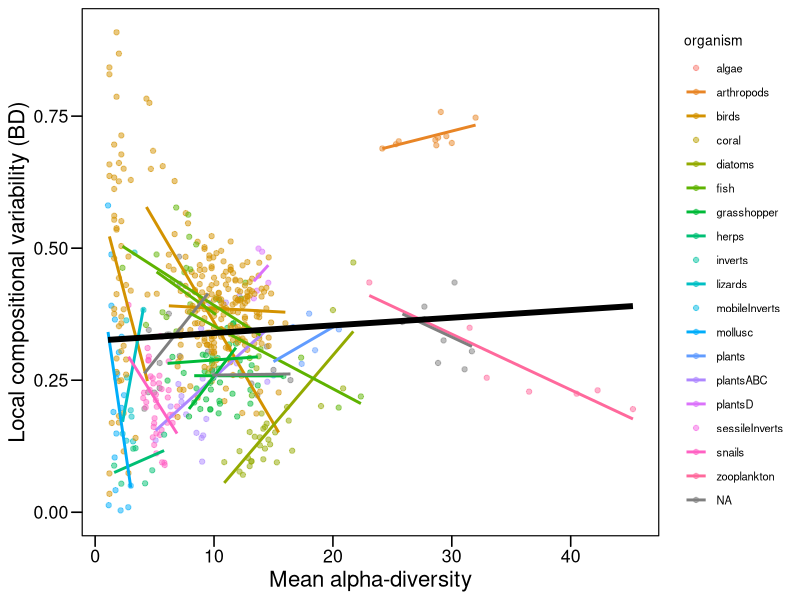
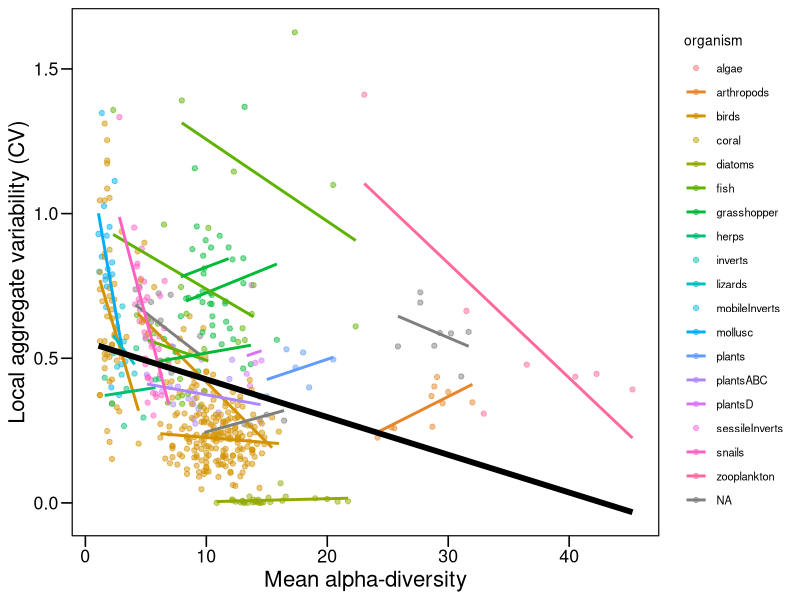

The R source for these figures, in order: (Note: this script raises an error after producing the figures.)
library(here)
library(tidyverse)
library(ggthemes)

theme_set(theme_base() + 
            theme(plot.background = element_blank(),
                  legend.title = element_text(size = 10),
                  legend.text = element_text(size = 8)))

pal <- colorspace::darken(RColorBrewer::brewer.pal(n = 10, name = "Set3"), amount = .2)

# 1. IMPORT DATA SETS ------------------------------------------------------------
metacom_var <- read_csv(here("Manuscripts/MS3/data/L4_metacommunity_variability_analysis_results_2022-02-10.csv"))
local_var <- read_csv(here("Manuscripts/MS3/data/L4_local_variability_analysis_results_2022-02-10.csv"))
env_var <- read_csv(here("Manuscripts/MS3/data/lter_centroid_satdata.csv"))
data_list <- read_csv(here("Manuscripts/MS3/data/L3_DATA_list.csv"))

metacom_var <- data_list %>% 
  rename(dataset_file_name = l3_filename) %>% 
  left_join(metacom_var, by = "dataset_file_name")

local_var <- data_list %>% 
  rename(dataset_file_name = l3_filename) %>% 
  left_join(local_var, by = "dataset_file_name")


# check for local diversity-stability relationships
local_var %>% select(dataset_id, `LTER site`, SITE_ID, organism, metric, metric_value) %>% 
  pivot_wider(names_from = "metric", values_from = "metric_value") %>% 
                          
  ggplot(aes(x = site_mean_alpha_div, y = BD)) + 
  geom_point(mapping = aes(grouping = dataset_id, color = organism), alpha = 0.5) + 
  geom_smooth(mapping = aes(grouping = dataset_id, color = organism), method = "lm", se = F) + 
  geom_smooth(method = "lm", se = F, color = "black", size = 2) +
  labs(x = "Mean alpha-diversity", y = "Local compositional variability (BD)")

local_var %>% select(dataset_id, `LTER site`, SITE_ID, organism, metric, metric_value) %>% 
  pivot_wider(names_from = "metric", values_from = "metric_value") %>% 
  
  ggplot(aes(x = site_mean_alpha_div, y = CV)) + 
  geom_point(mapping = aes(grouping = dataset_id, color = organism), alpha = 0.5) + 
  geom_smooth(mapping = aes(grouping = dataset_id, color = organism), method = "lm", se = F) + 
  geom_smooth(method = "lm", se = F, color = "black", size = 2) +
  labs(x = "Mean alpha-diversity", y = "Local aggregate variability (CV)")

# Relative importance of local and spatial variability for regional variability
lm_gamma_alpha <- lm(log(gamma_var) ~ log(alpha_var), 
                     data = h.wide)
par(mfrow = c(2,2))
plot(lm_gamma_alpha) # assumptions met
summary(lm_gamma_alpha)

(alpha_vs_gamma_var <- ggplot(aes(x = (alpha_var_rate), y = (gamma_var_rate), label = site),
                              data = h.wide) +
    stat_smooth(method = "lm", se = T, size = 1, color = "black") +
    geom_point(size = 2, alpha = 0.7) +
    geom_label_repel(size = 2) +
    scale_y_log10() +
    scale_x_log10() +
    xlab(expression(paste(alpha, " variability"))) +
    ylab(expression(paste(gamma," variability"))) +
    ggsave("Manuscripts/MS3/figs/variability_alpha-gamma.png", width = 6, height = 4, units = "in", dpi = 600)
)

lm_gamma_phi <- lm(log(gamma_var_rate) ~ log(phi_var), data = h.wide)
par(mfrow = c(2,2))
plot(lm_gamma_phi) 
summary(lm_gamma_phi)

(phi_vs_gamma_var <- ggplot(aes(x = phi_var, y = gamma_var_rate, label = site),
                            data = h.wide) +
    stat_smooth(method = "lm", se = T, size = 1, color = "black") +
    geom_point(size = 2, alpha = 0.7) +
    geom_label_repel(size = 2) +
    scale_y_log10() +
    scale_x_log10() +
    xlab(expression(paste(phi, " variability"))) +
    ylab(expression(paste(gamma," variability"))) +
    #annotate("text", x = 0.2, y = 0.6, label = "italic(P) < 0.001", parse = TRUE) +
    ggsave("Manuscripts/MS3/figs/variability_phi-gamma.png", width = 6, height = 4, units = "in", dpi = 600)
)

# alpha and phi are independent
(alpha_vs_phi_var <- ggplot(aes(x = alpha_var_rate, y = phi_var, label = site),
                            data = h.wide) +
    stat_smooth(method = "lm", se = T, size = 1, color = "black") +
    geom_point(size = 2, alpha = 0.7) +
    geom_label_repel(size = 2) +
    scale_y_log10() +
    scale_x_log10() +
    xlab(expression(paste(alpha, " variability"))) +
    ylab(expression(paste(phi," variability"))) +
    ggsave("Manuscripts/MS3/figs/variability_alpha-phi.png", width = 6, height = 4, units = "in", dpi = 600)
)
lm_alpha_phi <- lm(log(phi_var) ~ log(alpha_var), data = h.wide)
par(mfrow = c(2,2))
plot(lm_alpha_phi) # assumptions met
summary(lm_alpha_phi)

# DIversity stability 
#------------------------------------------------------------------------------
div_stab_comp <- cbind.data.frame(h.wide, div.wide[,c("alpha_div_mean", "beta_div_mean", "gamma_div_mean")]) %>% 
  filter(gamma_div_mean > 0)

div_stab_gamma_mod <- (lm((gamma_var_rate) ~ log10(gamma_div_mean), data = div_stab_comp))
modsum <- summary(div_stab_gamma_mod)
div_stab_gamma_mod <- glance(div_stab_gamma_mod)
(p_val <- as.character(round(div_stab_gamma_mod$p.value,2)))
(r2 <- as.character(round(div_stab_gamma_mod$r.squared,2)))
summary(lm((gamma_var_rate) ~ log10(gamma_div_mean), data = div_stab_comp))

(div_stab_gamma_h <- div_stab_comp %>% 
    ggplot(aes(x = gamma_div_mean, y = gamma_var_rate, label = site)) +
    stat_smooth(method = "lm", se = T, size = 1, linetype = "dashed", color = "black") +
    geom_point(size = 2, alpha = 0.7, mapping = aes(color = organism_group)) +
    #geom_label_repel(size = 2) +
    labs(x = expression(paste("Mean ", gamma, "-diversity")),
         y = expression(paste("Comp. ", gamma, "-variability")),
         color = "Organism group")  +
    scale_x_log10() +
    scale_color_manual(values = pal, drop = FALSE) +
    annotate("text", x = 10, y = 0.045, label = bquote(atop(paste(r^2, "= 0.13"),
                                                            "p = 0.07")))
  #ggsave("ESA_2019/figs/variability_alpha-gamma.png", width = 6, height = 4, units = "in", dpi = 600)
)

div_stab_alpha_mod <- (lm((alpha_var_rate) ~ log10(alpha_div_mean), data = div_stab_comp))
modsum2 <- summary(div_stab_alpha_mod)
div_stab_alpha_mod <- glance(div_stab_alpha_mod)
div_stab_alpha_mod$p.value
div_stab_alpha_mod$r.squared
(div_stab_alpha_h <- div_stab_comp %>% 
    ggplot(aes(x = alpha_div_mean, y = alpha_var_rate, label = site)) +
    #stat_smooth(method = "lm", se = T, size = 1, color = "black") +
    geom_point(size = 2, alpha = 0.7, mapping = aes(color = organism_group)) +
    #geom_label_repel(size = 2) +
    labs(x = expression(paste("Mean ", alpha, "-diversity")),
         y = expression(paste("Comp. ", alpha, "-variability")),
         color = "Organism group") +
    scale_color_manual(values = pal, drop = FALSE) +
    scale_x_log10() +
    annotate("text", x = 100, y = 0.1, label = bquote("p = 0.40"))
  #ggsave("ESA_2019/figs/variability_alpha-gamma.png", width = 6, height = 4, units = "in", dpi = 600)
)

div_stab_alpha_gamma_mod <- (lm((gamma_var_rate) ~ log10(alpha_div_mean), data = div_stab_comp))
modsum3 <- summary(div_stab_alpha_gamma_mod)
div_stab_alpha_gamma_mod <- glance(div_stab_alpha_gamma_mod)
div_stab_alpha_gamma_mod$p.value
div_stab_alpha_gamma_mod$r.squared
(div_stab_alpha_gamma_h <- div_stab_comp %>% 
    ggplot(aes(x = alpha_div_mean, y = gamma_var_rate, label = site)) +
    stat_smooth(method = "lm", se = T, size = 1, color = "black") +
    geom_point(size = 2, alpha = 0.7, mapping = aes(color = organism_group)) +
    #geom_label_repel(size = 2) +
    labs(x = expression(paste("Mean ", alpha, "-diversity")),
         y = expression(paste("Comp. ", gamma, "-variability")),
         color = "Organism group") +
    scale_color_manual(values = pal, drop = FALSE) +
    scale_x_log10()  +
    annotate("text", x = 3, y = 0.045, label = bquote(atop(paste(r^2, "= 0.15"),
                                                           "p = 0.05")))  #ggsave("ESA_2019/figs/variability_alpha-gamma.png", width = 6, height = 4, units = "in", dpi = 600)
)

div_stab_beta_mod <- (lm((gamma_var_rate) ~ log10(beta_div_mean), data = div_stab_comp))
modsum4 <- summary(div_stab_beta_mod)
div_stab_beta_mod <- glance(div_stab_beta_mod)
div_stab_beta_mod$p.value
div_stab_beta_mod$r.squared
(div_stab_beta_h <- div_stab_comp %>% 
    ggplot(aes(x = beta_div_mean, y = gamma_var_rate, label = site)) +
    #stat_smooth(method = "lm", se = T, size = 1, color = "black") +
    geom_point(size = 2, alpha = 0.7, mapping = aes(color = organism_group)) +
    scale_color_manual(values = pal, drop = FALSE) +
    #geom_label_repel(size = 2) +
    labs(x = expression(paste("Mean ", beta, "-diversity")),
         y = expression(paste("Comp. ", gamma, "-variability")),
         color = "Organism group") +
    annotate("text", x = 4.75, y = 0.045, label = bquote("p = 0.41"))
  #ggsave("ESA_2019/figs/variability_alpha-gamma.png", width = 6, height = 4, units = "in", dpi = 600)
)

div_stab_agg <- cbind.data.frame(agg.wide, div.wide[,c("alpha_div_mean", "beta_div_mean", "gamma_div_mean")]) %>% 
  filter(gamma_div_mean > 0)

div_stab_gamma_agg_mod <- (lm((gamma_var_rate) ~ log10(gamma_div_mean), data = div_stab_agg))
modsum5 <- summary(div_stab_gamma_agg_mod)
div_stab_gamma_agg_mod <- glance(div_stab_gamma_agg_mod)
div_stab_gamma_agg_mod$p.value
div_stab_gamma_agg_mod$r.squared
(div_stab_gamma_agg <- div_stab_agg %>% 
    ggplot(aes(x = gamma_div_mean, y = gamma_var_rate, label = site)) +
    #stat_smooth(method = "lm", se = T, size = 1, color = "black") +
    geom_point(size = 2, alpha = 0.7, mapping = aes(color = organism_group)) +
    scale_color_manual(values = pal, drop = FALSE) +
    #geom_label_repel(size = 2) +
    labs(x = expression(paste("Mean ", gamma, "-diversity")),
         y = expression(paste("Agg. ", gamma, "-variability")),
         color = "Organism group") +
    scale_x_log10() +
    annotate("text", x = 120, y = 0.04, label = bquote("p = 0.40"))
  #ggsave("ESA_2019/figs/variability_alpha-gamma.png", width = 6, height = 4, units = "in", dpi = 600)
)

div_stab_alpha_agg_mod <- (lm((alpha_var_rate) ~ log10(alpha_div_mean), data = div_stab_agg))
modsum6 <- summary(div_stab_alpha_agg_mod)
div_stab_alpha_agg_mod <- glance(div_stab_alpha_agg_mod)
div_stab_alpha_agg_mod$p.value
div_stab_alpha_agg_mod$r.squared
(div_stab_alpha_agg <- div_stab_agg %>% 
    ggplot(aes(x = alpha_div_mean, y = alpha_var_rate, label = site)) +
    #stat_smooth(method = "lm", se = T, size = 1, color = "black") +
    geom_point(size = 2, alpha = 0.7, mapping = aes(color = organism_group)) +
    scale_color_manual(values = pal, drop = FALSE) +
    #geom_label_repel(size = 2) +
    labs(x = expression(paste("Mean ", alpha, "-diversity")),
         y = expression(paste("Agg. ", alpha, "-variability")),
         color = "Organism group")  +
    scale_x_log10() +
    annotate("text", x = 100, y = 0.1, label = bquote("p = 0.10"))
  #ggsave("ESA_2019/figs/variability_alpha-gamma.png", width = 6, height = 4, units = "in", dpi = 600)
)

div_stab_alpha_gamma_agg_mod <- (lm((gamma_var_rate) ~ log10(alpha_div_mean), data = div_stab_agg))
modsum7 <- summary(div_stab_alpha_gamma_agg_mod)
div_stab_alpha_gamma_agg_mod$p.value
div_stab_alpha_gamma_agg_mod$r.squared
(div_stab_alpha_gamma_agg <- div_stab_agg %>% 
    ggplot(aes(x = alpha_div_mean, y = gamma_var_rate, label = site)) +
    #stat_smooth(method = "lm", se = T, size = 1, color = "black") +
    geom_point(size = 2, alpha = 0.7, mapping = aes(color = organism_group)) +
    scale_color_manual(values = pal, drop = FALSE) +
    #geom_label_repel(size = 2) +
    labs(x = expression(paste("Mean ", alpha, "-diversity")),
         y = expression(paste("Agg. ", gamma, "-variability")),
         color = "Organism group")  +
    scale_x_log10() +
    annotate("text", x = 90, y = 0.04, label = bquote("p = 0.88"))
  #ggsave("ESA_2019/figs/variability_alpha-gamma.png", width = 6, height = 4, units = "in", dpi = 600)
)

div_stab_beta_agg_mod <- (lm((gamma_var_rate) ~ log10(beta_div_mean), data = div_stab_agg))
modsum8 <- summary(div_stab_beta_agg_mod)
div_stab_beta_agg_mod$p.value
div_stab_beta_agg_mod$r.squared
(div_stab_beta_agg <- div_stab_agg %>% 
    ggplot(aes(x = beta_div_mean, y = gamma_var_rate, label = site)) +
    stat_smooth(method = "lm", se = T, size = 1, color = "black") +
    geom_point(size = 2, alpha = 0.7, mapping = aes(color = organism_group)) +
    scale_color_manual(values = pal, drop = FALSE) +
    #geom_label_repel(size = 2) +
    labs(x = expression(paste("Mean ", beta, "-diversity")),
         y = expression(paste("Agg. ", gamma, "-variability")),
         color = "Organism group")  + 
    annotate("text", x = 4.75, y = 0.0375, label = bquote(atop(paste(r^2, "= 0.20"),
                                                               "p = 0.02")))
  #ggsave("ESA_2019/figs/variability_alpha-gamma.png", width = 6, height = 4, units = "in", dpi = 600)
)

# combine figs
div_stab_gamma_agg + div_stab_gamma_h +
  div_stab_beta_agg + div_stab_beta_h +
  div_stab_alpha_gamma_agg + div_stab_alpha_gamma_h +
  plot_annotation(tag_levels = "A") +
  plot_layout(guides = "collect", nrow = 3) +
  ggsave("Manuscripts/MS3/figs/diversity_variability.png", width = 2.5*4, height = 3*3, units = "in", dpi = 1000)

# plot_grid(div_stab_gamma_agg, div_stab_gamma_h, 
#           div_stab_beta_agg, div_stab_beta_h,
#           div_stab_alpha_gamma_agg, div_stab_alpha_gamma_h, 
#           align = "hv", ncol = 2, labels = "AUTO") +
#   ggsave("Manuscripts/MS3/figs/diversity_variability.png", width = 2*4, height = 3*3, units = "in", dpi = 600)


div_stab_phi_mod <- broom::glance(lm(phi_var ~ (beta_div_mean), data = div_stab_comp))
div_stab_phi_mod$p.value
div_stab_phi_mod$r.squared
(div_stab_phi_h <- div_stab_comp %>% 
    ggplot(aes(x = beta_div_mean, y = phi_var, label = site)) +
    stat_smooth(method = "lm", se = T, size = 1, color = "black") +
    geom_point(size = 2, alpha = 0.7, mapping = aes(color = organism_group)) +
    scale_y_continuous(limits = c(0,1)) +
    scale_color_manual(values = pal, drop = FALSE) +
    #geom_label_repel(size = 2) +
    labs(x = expression(paste("Mean ", beta, "-diversity")),
         y = expression(paste("Comp. Synchrony (", BD[phi], ")")),
         color = "Organism group")  +
    annotate("text", x = 4.75, y = 0.9, label = bquote(atop(paste(r^2, "= 0.31"),
                                                            "p = 0.006")))
  #ggsave("ESA_2019/figs/variability_alpha-gamma.png", width = 6, height = 4, units = "in", dpi = 600)
)

div_stab_phi_agg_mod <- broom::glance(lm(phi_var ~ (beta_div_mean), data = div_stab_agg))
div_stab_phi_agg_mod$p.value
div_stab_phi_agg_mod$r.squared
(div_stab_phi_agg <- div_stab_agg %>% 
    ggplot(aes(x = beta_div_mean, y = phi_var, label = site)) +
    stat_smooth(method = "lm", se = T, size = 1, color = "black") +
    geom_point(size = 2, alpha = 0.7, mapping = aes(color = organism_group)) +
    scale_y_continuous(limits = c(0,1))+
    scale_color_manual(values = pal, drop = FALSE) +
    #geom_label_repel(size = 2) +
    labs(x = expression(paste("Mean ", beta, "-diversity")),
         y = expression(paste("Agg. Synchrony (",phi,")")),
         color = "Organism group") +
    annotate("text", x = 4.75, y = 0.9, label = bquote(atop(paste(r^2, "= 0.21"),
                                                            "p = 0.02")))
  #ggsave("ESA_2019/figs/variability_alpha-gamma.png", width = 6, height = 4, units = "in", dpi = 600)
)


# combine figs
(div_stab_phi_agg + labs(x = "")) + div_stab_phi_h + 
  plot_annotation(tag_levels = "A") +
  plot_layout(guides = "collect", nrow = 2) +
  ggsave("Manuscripts/MS3/figs/beta_phi.png", width = 1.5*4, height = 2*3, units = "in", dpi = 1000)

# plot_grid(div_stab_phi_agg, div_stab_phi_h, 
#           align = "hv", ncol = 2, labels = "AUTO") +
#   ggsave("Manuscripts/MS3/figs/beta_phi.png", width = 2*4, height = 3, units = "in", dpi = 600) + 
#   ggsave("Manuscripts/MS3/figs/beta_phi.pdf", width = 2*4, height = 3, units = "in")

agg.mod <-  lm((gamma_var_rate) ~ log10(gamma_div_mean), data = div_stab_agg)
comp.mod <- lm((gamma_var_rate) ~ log10(gamma_div_mean), data = div_stab_comp)
summary(agg.mod)
summary(comp.mod)
phi.agg.mod <-  lm(phi_var ~  beta_div_mean, data = div_stab_agg)
phi.comp.mod <- lm(phi_var ~  beta_div_mean, data = div_stab_comp)
summary(phi.agg.mod)
summary(phi.comp.mod)

div_stab_gamma_agg + div_stab_gamma_h +
  div_stab_phi_agg + div_stab_phi_h +
  div_stab_alpha_agg + div_stab_alpha_h +
  plot_annotation(tag_levels = "A") +
  plot_layout(guides = "collect", nrow = 3) +
  ggsave("Manuscripts/MS3/figs/diversity_variability_multiscale.png", width = 2.5*4, height = 3*3, units = "in", dpi = 1000)

# ## Possible environmental drivers
# bind_rows(div_stab_agg, div_stab_comp) %>% 
#   mutate(trophic.group = stringr::str_to_sentence(trophic.group)) %>% 
#   gather(temp_temporal_sd, ndvi_temporal_sd, env_heterogeneity, key = env_var, value = variability) %>% 
#   mutate(env_var = ifelse(env_var == "temp_temporal_sd", "Temperature Variability (sd)", 
#                           ifelse(env_var == "ndvi_temporal_sd", "NDVI Variability (sd)", "Spatial Heterogeneity (Geodiversity)"))) %>% 
#   mutate(variability_type = ifelse(variability_type == "agg", "Aggregate", "Compositional")) %>% 
#   ggplot(aes(x = variability, y = gamma_var_rate, label = site, color = trophic.group, fill = trophic.group)) + 
#   geom_point() + 
#   geom_smooth(method = 'lm', size = 1, se = T) +
#   theme(strip.background = element_blank(),
#         strip.placement = "outside",
#         legend.position = "top", plot.background = element_blank()) +
#   facet_grid(variability_type ~ env_var, scales = "free_x", switch = "both") +
#   labs(x = "", y = "Metacommunity Variability") +
#   scale_color_pander(name = "Trophic Group") +
#   scale_fill_pander(name = "Trophic Group") +
#   ggsave("Manuscripts/MS3/figs/environmental_drivers.png", width = 10, height = 7.5, units = "in", dpi = 600)
# 
# summary(lm(log(gamma_var_rate) ~ trophic.group * (env_heterogeneity + ndvi_temporal_sd + temp_temporal_sd), data = cbind.data.frame(div_stab_agg, div_stab_comp)))

## compositional versus aggregate variability

comp_agg_stab <- agg.wide[,c("alpha_var_rate", "phi_var", "gamma_var_rate")] 
names(comp_agg_stab) <- paste0("agg_", names(comp_agg_stab))
comp_agg_stab <- cbind.data.frame(h.wide, comp_agg_stab) 
comp_agg_stab

#comp_agg_stab <- comp_agg_stab %>% 
#  mutate(organism_group = ifelse(organism_group == "sessile invertebrates", "invertebrates", organism_group))

comp_agg_fig <- na.omit(comp_agg_stab) %>% 
  ggplot(aes(label = site, 
             color = organism_group, group = paste(site, organism))) + 
  geom_point(mapping = aes(x = alpha_var_rate, y = agg_alpha_var_rate), alpha = 0.75, size = 3, shape = 22) +
  geom_point(mapping = aes(x = gamma_var_rate, y = agg_gamma_var_rate), alpha = 0.75, size = 3, shape = 19) +
  geom_segment(aes(x = alpha_var_rate, xend = gamma_var_rate, 
                   y = agg_alpha_var_rate, yend = agg_gamma_var_rate),
               alpha = 0.5, arrow = arrow(length = unit(.2, "cm"))) +
  geom_text_repel(mapping = aes(x = gamma_var_rate, y = agg_gamma_var_rate), show.legend = F, size = 2) +
  scale_x_log10() + 
  scale_y_log10() +
  #geom_text_repel(size = 2.5) +
  scale_color_manual(values = pal, drop = FALSE) +
  theme(legend.position = "none") +
  coord_fixed() +
  labs(x = "Compositional variability",
       y = "Aggregate variability",
       color = "Organism group") +
  ggsave("Manuscripts/MS3/figs/comp_agg_compare.png", width = 4, height = 4, dpi = 600)
# 
# (alpha_comp_agg_plot <- comp_agg_stab %>% 
#   ggplot(aes(x = alpha_var_rate, y = agg_alpha_var_rate, label = paste(site, organism))) + 
#   geom_point(size = 1) + 
#   geom_text_repel(size = 2.5) +
#   scale_x_continuous(limits = c(0,.1)) + 
#   scale_y_continuous(limits = c(0,.1)) +
#   labs(x = expression(paste("Compositional ", alpha, "-variability")),
#        y = expression(paste("Aggregate ", alpha, "-variability"))))
# (gamma_comp_agg_plot <- comp_agg_stab %>% 
#   ggplot(aes(x = gamma_var_rate, y = agg_gamma_var_rate, label = paste(site, organism))) + 
#   geom_point(size = 1) +
#   geom_text_repel(size = 2.5) +
#   scale_x_continuous(limits = c(0,.1)) + 
#   scale_y_continuous(limits = c(0,.1)) +
#   labs(x = expression(paste("Compositional ", gamma, "-variability")),
#     y = expression(paste("Aggregate ", gamma, "-variability"))))
# 
# plot_grid(alpha_comp_agg_plot, gamma_comp_agg_plot, 
#           align = "hv", ncol = 2) +
#   ggsave("ESA_2019/figs/comp_agg_compare.png", width = 10, height = 5, units = "in", dpi = 600)

# # magnitude of change
# comp_agg_stab %>% 
#   mutate(name = paste(site, organism),
#          agg_diff = agg_alpha_var_rate - agg_gamma_var_rate,
#          comp_diff = alpha_var_rate - gamma_var_rate,
#          total_diff = sqrt(agg_diff^2 + comp_diff^2)) %>% 
#   arrange(total_diff) %>% filter(!is.na(total_diff)) %>% 
#   ggplot(aes(x = total_diff, xend = 0, y = reorder(name, total_diff), yend = reorder(name, total_diff))) +
#   geom_point() +
#   geom_segment() +
#   theme_minimal() +
#   #geom_vline(xintercept = 0, color = "gray50") 
#   labs(y = "", x = "Total ")

# # whether stability is aggregate vs comp biased
# comp_agg_stab %>% 
#   mutate(ratio = log10(agg_phi_var/phi_var), 
#          name = paste(site, organism),
#          agg_diff = agg_alpha_var_rate - agg_gamma_var_rate,
#          comp_diff = alpha_var_rate - gamma_var_rate,
#          total_diff = sqrt(1/agg_phi_var + 1/phi_var)) %>% 
#   arrange(ratio) %>% filter(!is.na(ratio)) %>% 
#   ggplot(aes(x = ratio, xend = 0, 
#              y = reorder(name, ratio), yend = reorder(name, ratio))) +
#   geom_point(mapping = aes(size = total_diff), show.legend = F) +
#   geom_segment() +
#   theme_minimal() +
#   geom_vline(xintercept = 0, color = "gray50") + 
#   labs(y = "", x = expression(paste("Log"["10"], "(", phi["agg."], "/", phi["comp."], ")"))) +
#   ggsave("Manuscripts/MS3/figs/phi_ratio.png", width = 7, height = 7*3/4, units = "in", dpi = 600)

tot_stab_fig <- comp_agg_stab %>% 
  mutate(ratio = log10(agg_phi_var/phi_var), 
         name = site,
         agg_diff = log10(agg_alpha_var_rate) - log10(agg_gamma_var_rate),
         comp_diff = log10(alpha_var_rate) - log10(gamma_var_rate),
         total_diff = sqrt(agg_diff^2 + comp_diff^2)) %>% 
  arrange(ratio) %>% filter(!is.na(ratio)) %>% 
  
  ggplot(aes(x = ratio, xend = 0, 
             y = total_diff,  label = site, 
             color = organism_group, group = paste(site, organism))) +
  geom_vline(xintercept = 0, alpha = 0.2, linetype = "dashed") +
  geom_point(size = 3, alpha = 0.75) +
  scale_color_manual(values = pal, drop = FALSE) +
  geom_text_repel(show.legend = F, size = 2) +
  labs(y = bquote(atop("Total spatial stabilization",
                       scriptstyle(paste("(",
                                         sqrt(paste("(CV"[alpha]^2 - "CV"[gamma]^2, ")"^2 + 
                                                      "(BD"[alpha]^"h" - "BD"[gamma]^"h",")"^2)))))),
       x = expression(paste("Log"["10"], "(", phi["agg."], "/", phi["comp."], ")")),
       color = "Organism group") +
  ggsave("Manuscripts/MS3/figs/total_spatial_stabilization.png", width = 7, height = 7, units = "in", dpi = 600)


phi_compare <- comp_agg_stab %>% 
  ggplot(aes(y = agg_phi_var,
             x = phi_var,  label = site, 
             color = organism_group, group = paste(site, organism))) +
  geom_abline(slope = 1, intercept = 0, alpha = 0.25, linetype = "dashed") +
  geom_point(size = 3, alpha = 0.75) +
  scale_color_manual(values = pal, drop = FALSE) +
  geom_text_repel(show.legend = F, size = 2) +
  labs(color = "Organism group",
       y = expression(paste("Agg. Spatial Synchrony (",phi,")")),
       x = expression(paste("Comp. Spatial Synchrony (",BD[phi],")"))) +
  coord_fixed() + 
  ggsave("Manuscripts/MS3/figs/phi_comparison.png", width = 6, height = 3/4*6, dpi = 600)

comp_agg_fig + phi_compare + 
  plot_annotation(tag_levels = "A") +
  plot_layout(guides = "collect", nrow = 2) +
  ggsave("Manuscripts/MS3/figs/agg_comp_panel.png", width = 7, height = 10, dpi = 1000)

cor(comp_agg_stab$phi_var, comp_agg_stab$agg_phi_var, use = "pairwise.complete")
